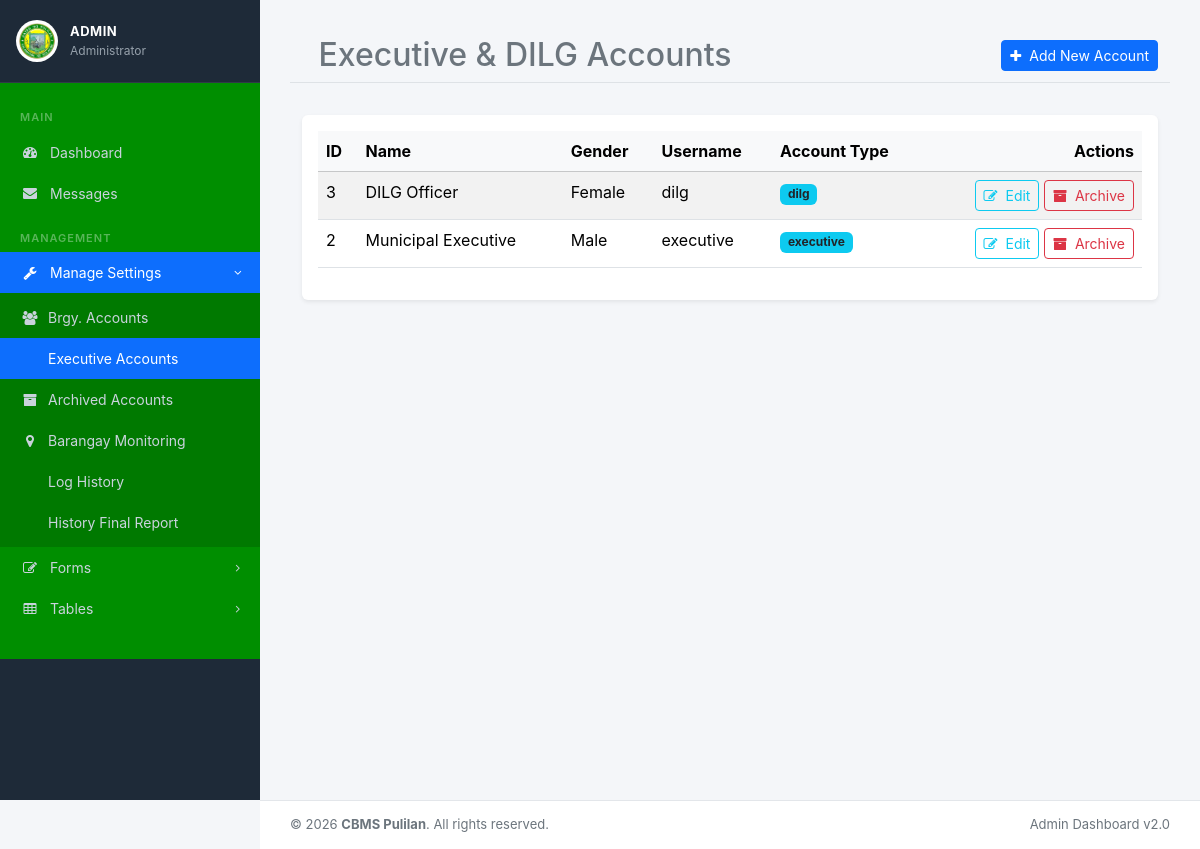
/admin/executive_list.php (signed in), run on an earlier commit of the app's database.
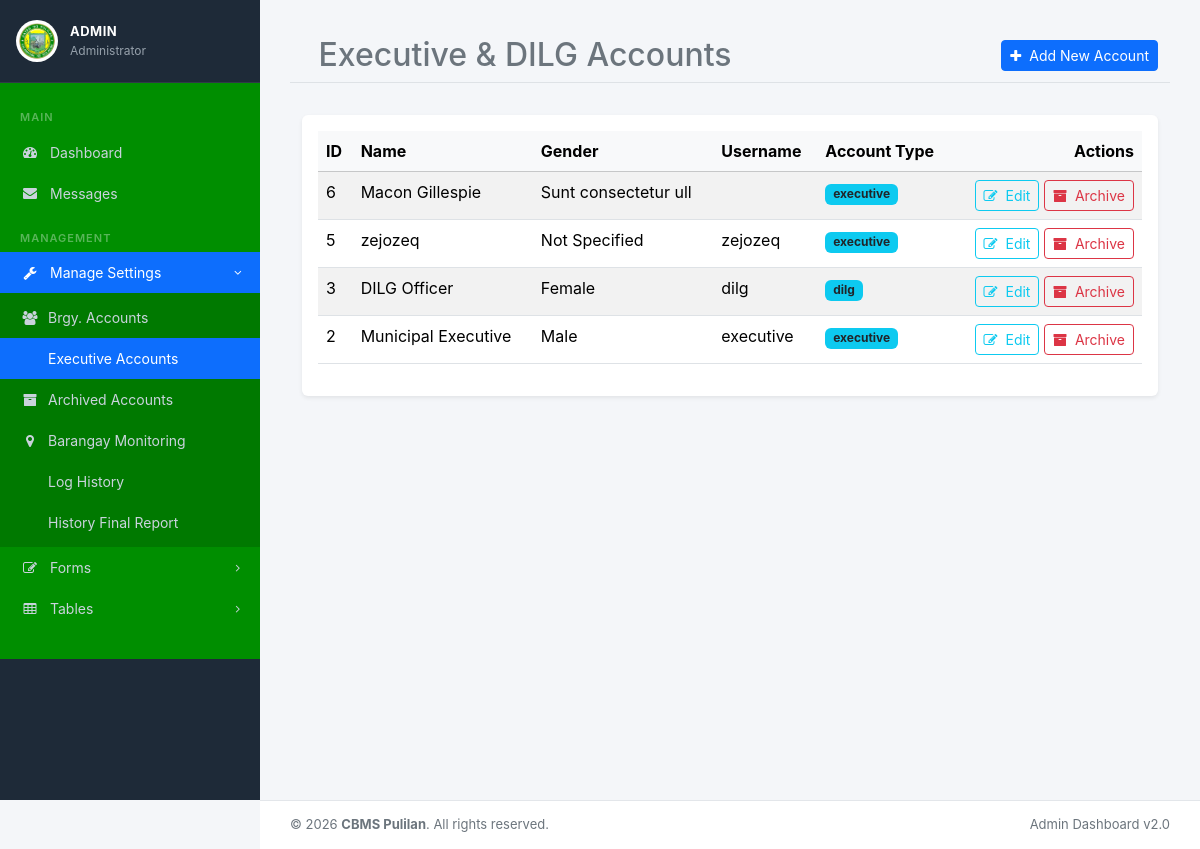
And on a later commit of the database.
### tables this page shows
CREATE TABLE `mainuser_acc` (
  `user_id` int(11) NOT NULL,
  `brgy_location` varchar(225) NOT NULL,
  `name` varchar(80) NOT NULL,
  `position` varchar(50) NOT NULL,
  `gender` varchar(50) NOT NULL,
  `username` varchar(100) NOT NULL,
  `password` varchar(255) NOT NULL,
  `brgy_id` int(11) NOT NULL,
  `email` varchar(100) NOT NULL,
  `contact` varchar(20) NOT NULL,
  `registered_voter` text NOT NULL,
  `no_son` int(11) NOT NULL,
  `no_daughter` int(11) NOT NULL,
  `no_nephew` int(11) NOT NULL,
  `no_niece` int(11) NOT NULL,
  `no_purok` text NOT NULL,
  `major_sources` text NOT NULL,
  `brgy_classification` text NOT NULL,
  `char_brgy` text NOT NULL,
  `male_tanod` int(11) NOT NULL DEFAULT 0,
  `female_tanod` int(11) NOT NULL DEFAULT 0,
  `male_health_worker` int(11) NOT NULL DEFAULT 0,
  `female_health_worker` int(11) NOT NULL DEFAULT 0,
  `male_nutrition_scholar` int(11) NOT NULL DEFAULT 0,
  `female_nutrition_scholar` int(11) NOT NULL DEFAULT 0,
  `male_purok_leaders` int(11) NOT NULL DEFAULT 0,
  `female_purok_leaders` int(11) NOT NULL DEFAULT 0,
  `male_librarian` int(11) NOT NULL DEFAULT 0,
  `female_librarian` int(11) NOT NULL DEFAULT 0,
  `male_day_care_worker` int(11) NOT NULL DEFAULT 0,
  `female_day_care_worker` int(11) NOT NULL DEFAULT 0,
  `male_utility_worker` int(11) NOT NULL DEFAULT 0,
  `female_utility_worker` int(11) NOT NULL DEFAULT 0,
  `province` text NOT NULL,
  `address` text NOT NULL,
  `city_municipality` text NOT NULL,
  `purok_district` text NOT NULL,
  `civil_status` text NOT NULL,
  `type` varchar(100) NOT NULL,
  `date` date NOT NULL,
  `date_created` timestamp NOT NULL DEFAULT current_timestamp(),
  `visibility` tinyint(1) DEFAULT 0,
  `logo` varchar(255) DEFAULT NULL,
  `edit_status` varchar(100) NOT NULL DEFAULT 'disabled',
  `edit_notif` varchar(100) NOT NULL DEFAULT 'UNSEEN',
  `activate` tinyint(1) NOT NULL DEFAULT 0
);

### admin/executive_list.php (the view, shortened to what this page needs)
<?php
include('navbar.php');
?>
<div class="container-fluid">
    <div class="row mb-3">
        <div class="col-12 d-flex justify-content-between align-items-center mt-3 mb-3 border-bottom pb-2">
            <h2 class="text-secondary mb-0">
                <i class="fa fa-user-secret me-2"></i> Executive & DILG Accounts
            </h2>
            <a href="addexecutive_grid.php" class="btn btn-sm btn-primary">
                <i class="fa fa-plus me-1"></i> Add New Account
            </a>
        </div>
    </div>
    <div class="card shadow-sm border-0">
        <div class="card-body">
            <div class="table-responsive">
                <table class="table table-hover table-striped" id="execTable">
                    <thead class="table-light">
                        <tr>
                            <th>ID</th>
                            <th>Name</th>
                            <th>Gender</th>
                            <th>Username</th>
                            <th>Account Type</th>
                            <th class="text-end">Actions</th>
                        </tr>
                    </thead>
                    <tbody>
                        <?php
                        $sql = mysqli_query($connection, "SELECT * FROM mainuser_acc WHERE type IN ('dilg', 'executive') AND visibility = '0' ORDER BY user_id DESC");
                        while ($result = mysqli_fetch_array($sql)):
                        ?>
                        <tr>
                            <td><?php echo htmlspecialchars($result['user_id']); ?></td>
                            <td><?php echo htmlspecialchars($result['name']); ?></td>
                            <td><?php echo htmlspecialchars($result['gender']); ?></td>
                            <td><?php echo htmlspecialchars($result['username']); ?></td>
                            <td><span class="badge bg-info text-dark"><?php echo htmlspecialchars($result['type']); ?></span></td>
                            <td class="text-end">
                                <a href="updateresidentregistration.php?user_id=<?php echo htmlspecialchars($result['user_id']); ?>" class="btn btn-sm btn-outline-info">
                                    <i class="fa fa-pencil-square-o me-1"></i> Edit
                                </a>
                                <a href="actions/delete_acc.php?user_id=<?php echo htmlspecialchars($result['user_id']); ?>" class="btn btn-sm btn-outline-danger" onclick="return confirm('Are you sure you want to archive this account?');">
                                    <i class="fa fa-archive me-1"></i> Archive
                                </a>
                            </td>
                        </tr>
                        <?php endwhile; ?>
                    </tbody>
                </table>
            </div>
        </div>
    </div>
</div>

What changed in the data, as far as the page shows it:
added mainuser_acc: user_id "6", name "Macon Gillespie", gender "Sunt consectetur ull", type "executive"
added mainuser_acc: user_id "5", name "zejozeq", gender "Not Specified", username "zejozeq", type "executive"
